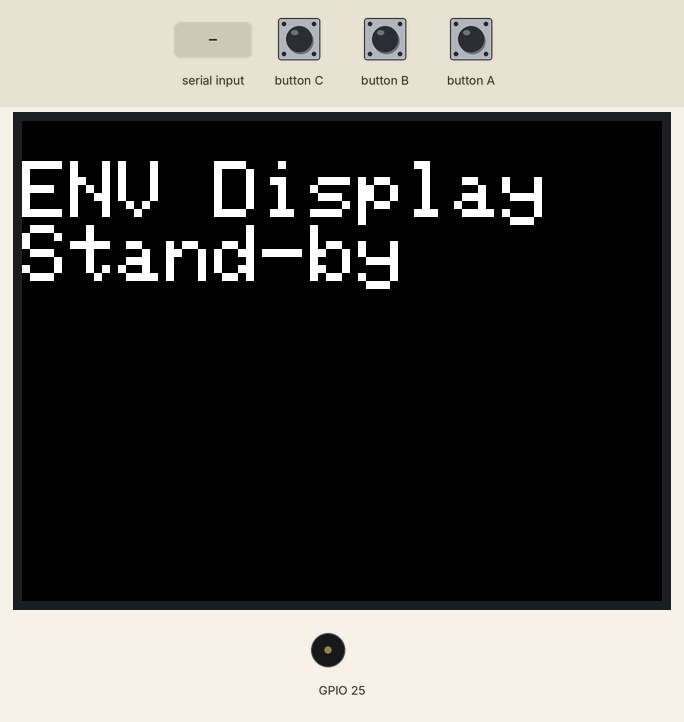
This sketch was run on a simulated ESP32. Parts: 320×240 colour display, buzzer (waves = sounding). The test bench sets the inputs (shaded band). WiFi joins after 1.5 s; servers stay silent unless stated; no MQTT or app messages arrive unless stated; what the sketch prints to the serial monitor is not drawn.

Above: at 3.0 s.
3.1 s: "STRoom" received over the second serial link
At 4.7 s:
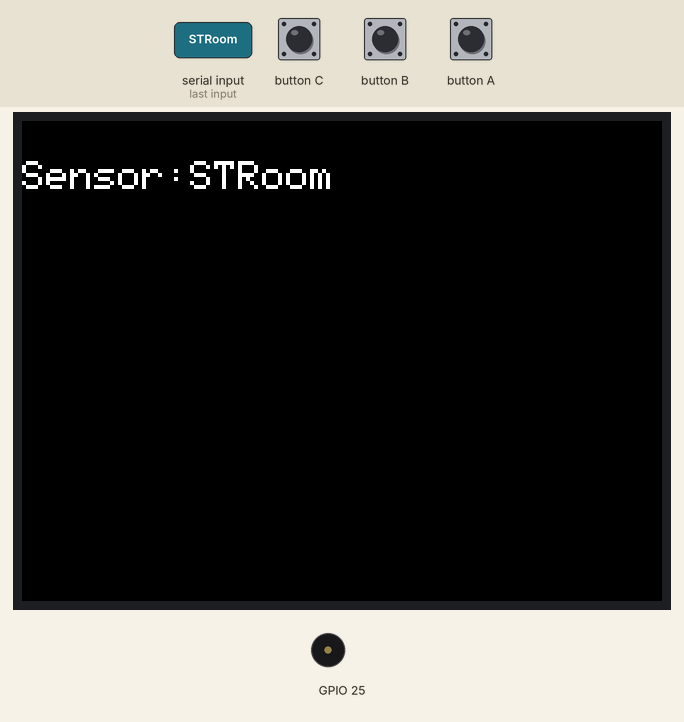
5.2 s: "OK" received over the second serial link
At 6.3 s:
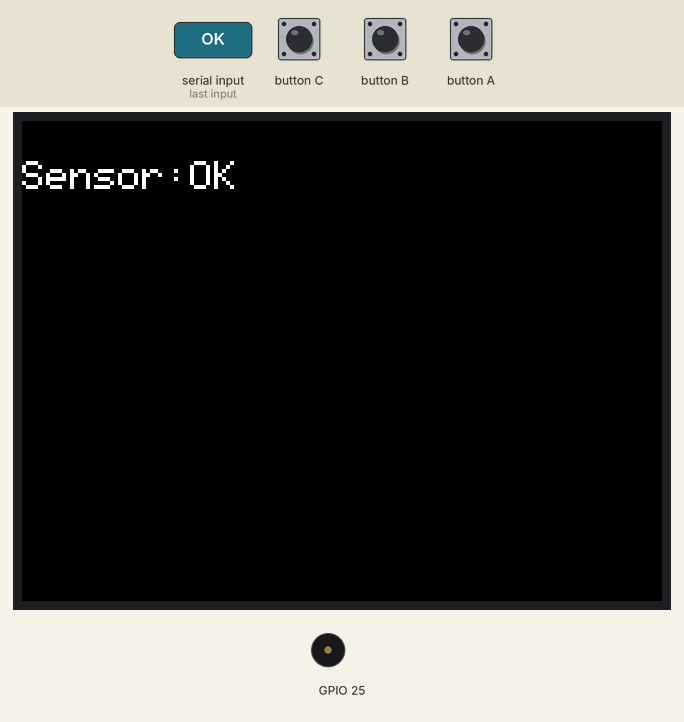
7.3 s: "1" received over the second serial link
At 9.1 s:
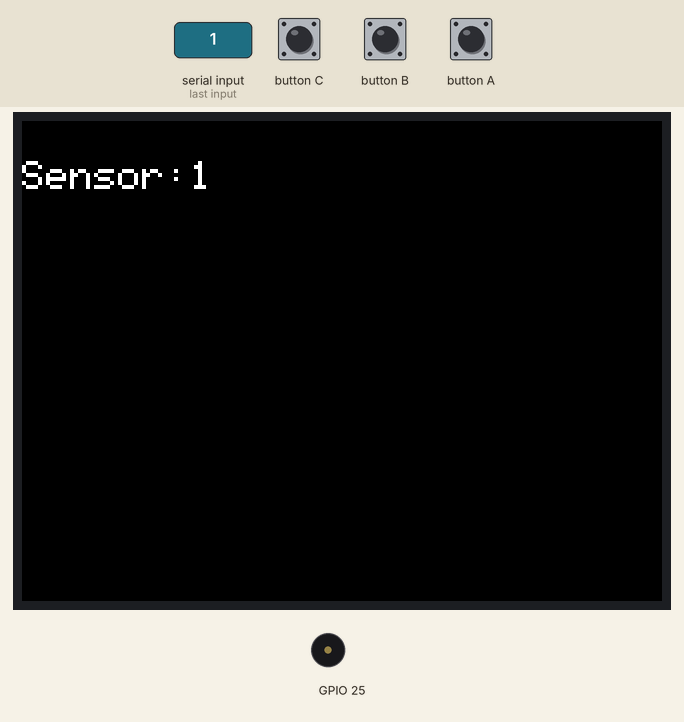
9.4 s: button A pressed for 0.15 s
At 10.4 s:
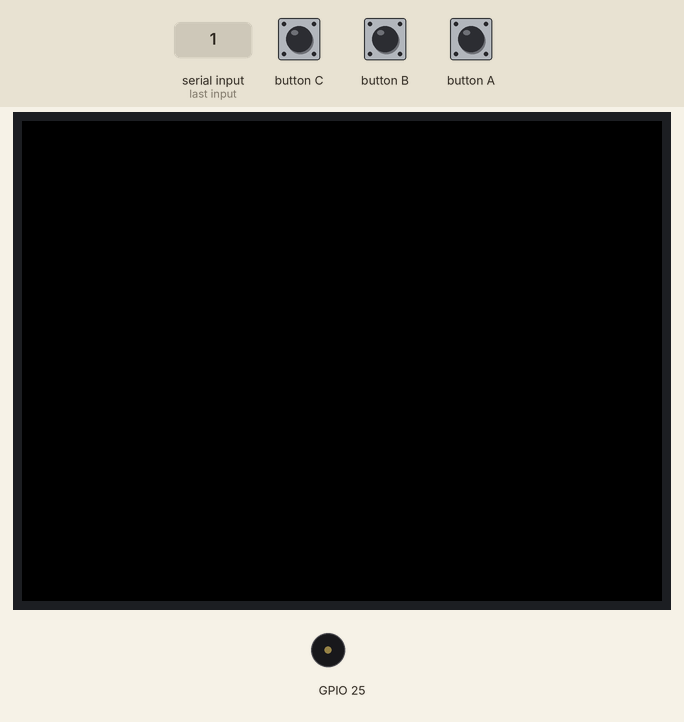
Timing chart, 0 to 12.4 s (numbered marks = the images above; inputs shaded):
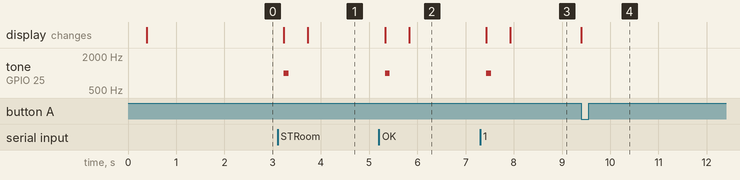

The sketch:

LoRa_Gateway_Device_Arduino.ino
```cpp
#include <M5Stack.h>
#include "LoRa.h"
#include <WiFi.h>
#include <WiFiClient.h>
#include <WiFiClientSecure.h>
#include <PubSubClient.h>
#define NUMBER_OF_ROOMS 5

// WiFi SSID/Password combination
const char* ssid = "XXXX";
const char* password = "XXXX";

// Add MQTT Broker IP address
const char* mqtt_server = "public.mqtthq.com";

// Initialise Wi-Fi & MQTT clients
WiFiClient espClient;
PubSubClient client(espClient);
long lastMsg = 0;
char msg[50];
int value = 0;

// Read incoming LoRa messages
void LoRa_read() {
  if (Serial2.available()) Serial.print("from LoRa: ");
  while (Serial2.available()) {
    char c = Serial2.read();
    if (c < 0x80) Serial.write(c);
    delay(1);
  }
}

// Send LoRa messages
void LoRa_write(char msg[]) {
  Serial2.write(msg);
  Serial.print("to LoRa: ");
  Serial.print(msg);
  delay(500);
  LoRa_read();
}

// Setup WiFi connection
void setup_wifi() {
  delay(10);
  Serial.println();
  Serial.print("Connecting to ");
  Serial.println(ssid);

  WiFi.begin(ssid, password);

  // Wait until WiFi is connected
  while (WiFi.status() != WL_CONNECTED) {
    delay(500);
    Serial.print(".");
  }

  Serial.println("");
  Serial.println("WiFi connected");
  Serial.println("IP address: ");
  Serial.println(WiFi.localIP());
}

// Connect to MQTT server
void reconnect() {
  // Loop until reconnected
  while (!client.connected()) {
    Serial.print("Attempting MQTT connection...");

    // Attempt to connect
    if (client.connect("ESP8266Client")) {
      Serial.println("connected");

      // Subscribe to topics
      for (int i = 0; i < NUMBER_OF_ROOMS; i++) {
        String stRoom = "STRoom" + String(i + 1);
        client.subscribe((char*)stRoom.c_str());
      }
    } else {
      Serial.print("failed, rc=");
      Serial.print(client.state());
      Serial.println(" try again in 5 seconds");
      // Wait 5 seconds before retrying
      delay(5000);
    }
  }
}

// Handle subscribed MQTT topics
void callback(char* topic, byte* message, unsigned int length) {

  Serial.print("Subscribed Topic: ");
  Serial.print(topic);
  Serial.print(" - Message: ");
  String messageTemp;

  for (int i = 0; i < length; i++) {
    Serial.print((char)message[i]);
    messageTemp += (char)message[i];
  }
  Serial.println();

  // Check if the topic matches room number
  for (int i = 0; i < NUMBER_OF_ROOMS; i++) {
    if (String(topic) == "STRoom" + String(i + 1)) {

      String LoRaMsg = messageTemp + "\r\n";
      int str_len = LoRaMsg.length() + 1;
      char char_array[str_len];
      LoRaMsg.toCharArray(char_array, str_len);
      // Write the message to the LoRa device
      LoRa_write(char_array);
      LoRa_read();
    } else {
      continue;
    }
  }
}

void setup() {
  M5.begin();
  LoRaInit();  // Initialise LoRa communication

  // Default display settings
  M5.Lcd.fillScreen(BLACK);
  M5.Lcd.setTextSize(4);
  M5.Lcd.setCursor(0, 20);
  M5.Lcd.println("ENV Display");
  M5.Lcd.println("Stand-by");
  M5.Speaker.setVolume(1);
  M5.Speaker.begin();

  // Start WiFi & MQTT connection
  setup_wifi();
  client.setServer(mqtt_server, 1883);
  client.setCallback(callback);
}


void loop() {
  M5.update();

  // Clear M5 LCD screen
  if (M5.BtnA.wasPressed()) {
    M5.Lcd.setCursor(0, 0);
    M5.Lcd.fillScreen(BLACK);
  }

  // Reconnect to MQTT server if connection is lost
  if (!client.connected()) {
    reconnect();
  }
  client.loop();

  // Handle incoming LoRa messages
  if (Serial2.available() > 0) {

    String rxs = Serial2.readString();
    int index = rxs.indexOf(' ') + 1; // Get the index of first space
    int ampIndex = rxs.indexOf('&'); // Get the index of '&'

    // Extract the message from the incoming data by taking the substring from the index of first space to end
    String publishMsg = "Message: " + rxs.substring(index);

    // Convert the string to char array
    int str_len = publishMsg.length() + 1;
    char publishMsg_char[str_len];
    publishMsg.toCharArray(publishMsg_char, str_len);

    // Extract the room number from the incoming data by taking the substring from the index of first space to index of '&'
    String roomNum = rxs.substring(index, ampIndex);

    // Publish message to topic 'STRoom' + room number
    String pubTopic = "STRoom" + roomNum;
    client.publish((char*)pubTopic.c_str(), publishMsg_char);

    // M5 LCD display settings
    M5.Lcd.fillScreen(BLACK);
    M5.Lcd.fillCircle(270, 35, 15, RED);
    M5.Lcd.setTextColor(WHITE);
    M5.Lcd.setTextSize(2);
    M5.Lcd.setCursor(0, 20);
    M5.Lcd.println("Sensor:" + rxs.substring(index));
    M5.Speaker.beep();
    delay(100);
    M5.Speaker.mute();
    delay(400);
    M5.Lcd.fillCircle(270, 35, 15, BLACK);
  }
}
```

LoRa.cpp
```cpp
// Referenced from - http://ikkei.akiba.coocan.jp/ikkei_Electronics/UNIT_LR3_ENV.html
//
//  920MHz LoRa/FSK RF module ES920LR3
//  for M5Stack
//

#include <M5Stack.h>  // for M5Stack
#include "LoRa.h"

int reset_pin = 13; // G13 for M5Stack

// Initialise serial communication with LoRa module
void LoRaInit(){
  Serial2.setTimeout(50);
  Serial2.begin(115200, SERIAL_8N1, 16, 17); // RX:16  TX:17  for M5Stack
  LoRaConfig();
}

// Resets the LoRa module
void LoRaReset(){
  String rx;
  pinMode(reset_pin, OUTPUT); // NRST "L"
  digitalWrite(reset_pin, LOW);
  delay(10);
  pinMode(reset_pin, INPUT);  // NRST open
  delay(10);
  rx = Serial2.readString();
  Serial.print(rx);
}

// Send command to the LoRa module
int LoRaCommand(String s){
  String rx;
  Serial2.print(s);
  Serial2.print("\r\n");
  Serial2.flush();
  Serial.println(s);
  Serial.flush();
  delay(10);
  rx = Serial2.readString();
  Serial.print(rx);
  return (rx.indexOf("OK"));
}


// LoRa Configurations Used:
// Spread Factor: 7
// Channel: 10
// Pan ID: 0001
// ID used for Gateway device: 0001
// ID used for Raspberry Pi 4s: 0011 - 0020
// IDs used for Sensor Devices (M5StickC): 0021 - 0030
// IDs used for Nurse Devices: 0031 - 0040

// Gateway Device Configurations
int LoRaConfig(){
  LoRaReset();
  if (LoRaCommand("2") < 0) return (-1);       // Processor Mode
  if (LoRaCommand("c 7") < 0) return (-1);     // Spread Factor
  if (LoRaCommand("d 10") < 0) return (-1);    // Channel
  if (LoRaCommand("e 0001") < 0) return (-1);  // PAN ID
  if (LoRaCommand("f 0001") < 0) return (-1);  // Own ID
  if (LoRaCommand("g 0002") < 0) return (-1);  // Destination ID
  if (LoRaCommand("l 2") < 0) return (-1);
  if (LoRaCommand("z") < 0) return (-1);       // Start
  return(0);
}
```

LoRa.h
```cpp
//
//  920MHz LoRa/FSK RF module ES920LR2/3
//  for M5Stack
//

// Include Guard
// Check if LoRa_h previously defined
// Define LoRa_h
#ifndef LoRa_h
#define LoRa_h

// Initializes module and sets appropriate communication parameters
void LoRaInit();

// Sends command string to the module
// Returns integer value indicating success/failure of command
int LoRaCommand(String s);

// Sets module's configuration to default values
int LoRaConfig();

// Close conditional block
#endif
```

Measured:
- after the input at 3.1 s, tone on GPIO 25: silent → 1000 Hz after 0.13 s, → silent 0.10 s later; the display: first changes after 0.13 s (image 1 shows a later state)
- after the input at 5.2 s, tone on GPIO 25: silent → 1000 Hz after 0.13 s, → silent 0.10 s later; the display: first changes after 0.13 s (image 2 shows a later state)
- after the input at 7.3 s, tone on GPIO 25: silent → 1000 Hz after 0.13 s, → silent 0.10 s later; the display: first changes after 0.13 s (image 3 shows a later state)
- after the input at 9.4 s, the display: changes at once (image 4)
